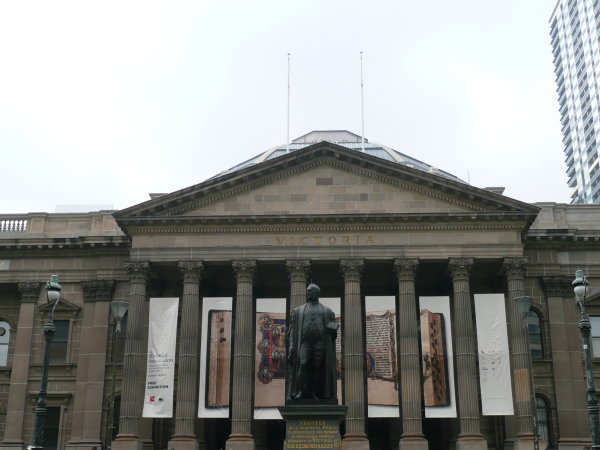
#> input picture set1/1.jpg, 600 x 450 px
$ python Project4.py
#> lines starting #> are read from the running program, lines starting #| are printed output that depends on the picture
import cv2
import numpy as np
import os
import matplotlib.pyplot as plt
from scipy.spatial import distance_matrix

# Load images
img1 = cv2.imread('./set1/1.jpg')
#> img1 is the input picture: shape (450, 600, 3); mean B, G, R 144.3, 147.2, 145.6
img2 = cv2.imread('./set1/2.jpg')
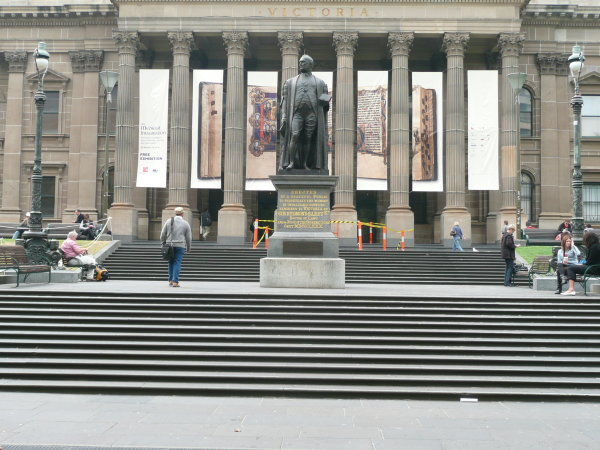
#> input picture set1/2.jpg, 600 x 450 px
#> img2 is the input picture: shape (450, 600, 3); mean B, G, R 135.2, 141.3, 141.1
img3 = cv2.imread('./set1/3.jpg')
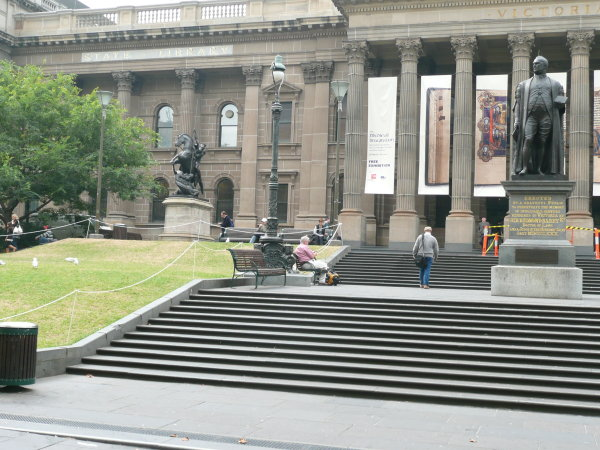
#> input picture set1/3.jpg, 600 x 450 px
#> img3 is the input picture: shape (450, 600, 3); mean B, G, R 134.5, 145.3, 142.3

##### Intro to homographies #####
height, width = img1.shape[:2]
#> height = 450; width = 600

# rotate 1.jpg clockwise 10 degrees

x = width // 2
#> x = 300
y = height // 2
#> y = 225
cos = np.cos(np.deg2rad(10))
sin = np.sin(np.deg2rad(10))

rotation_matrix = np.array([
    [cos, -sin, x * (1 - cos) + y * sin],
    [sin, cos, y * (1 - cos) - x * sin],
    [0, 0, 1]], dtype=np.float32)

img1_warped = cv2.warpPerspective(img1, rotation_matrix, (1000, 800))


# translate 2.jpg 100 pixels right
translate = np.array([
    [1, 0, 100],
    [0, 1, 0],
    [0, 0, 1]], dtype=np.float32)

img2_warped = cv2.warpPerspective(img2, translate, (1000, 800))

# shrink 3.jpg by half
shrinking_matrix = np.array([
    [0.5, 0, 0],
    [0, 0.5, 0],
    [0, 0, 1]], dtype=np.float32)
img3_warped = cv2.warpPerspective(img3, shrinking_matrix, (1000, 800))
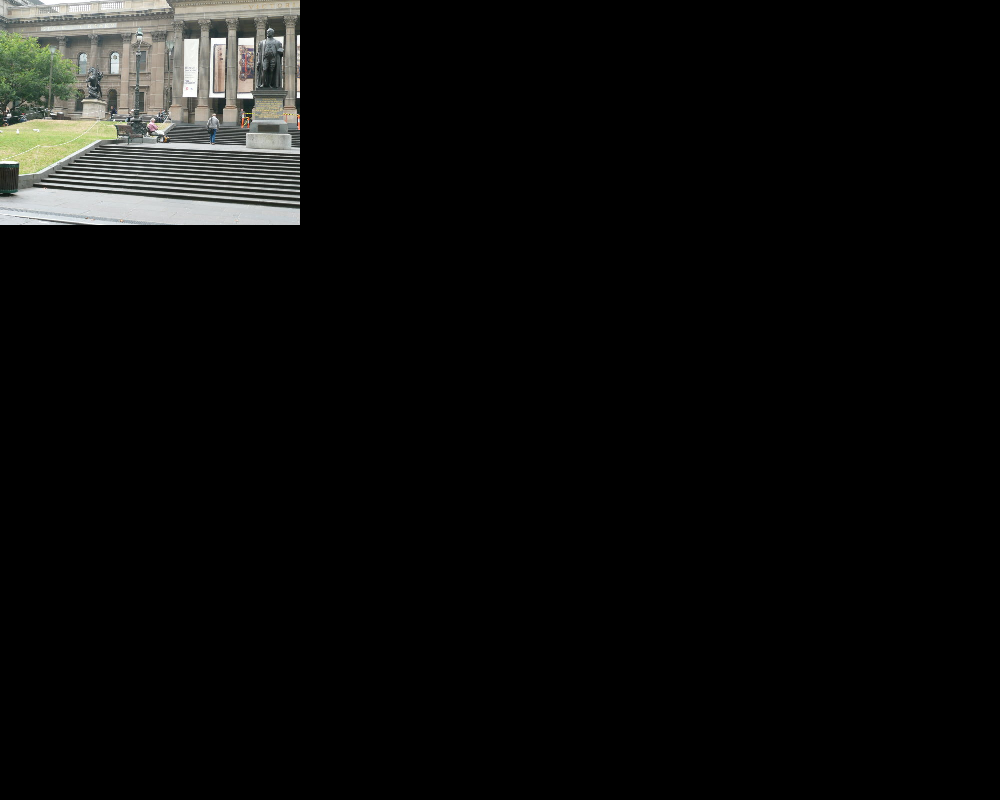
#> img3_warped: shape (800, 1000, 3); mean B, G, R 11.3, 12.3, 12

# plotting transformed images
plt.imshow(cv2.cvtColor(img1_warped, cv2.COLOR_BGR2RGB))
plt.title('Rotated 1.jpg')
plt.show()

plt.imshow(cv2.cvtColor(img2_warped, cv2.COLOR_BGR2RGB))
plt.title('Translated 2.jpg')
plt.show()

plt.imshow(cv2.cvtColor(img3_warped, cv2.COLOR_BGR2RGB))
plt.title('Shrunken 3.jpg')
plt.show()

##### Panoramic Stitching #####

# computing SIFT features
sift = cv2.SIFT_create()

kp1, des1 = sift.detectAndCompute(img1, None)
#> kp1 = 1105 keypoints; strongest (x, y, size): (16, 222, 2), (223, 413, 6.8), (274, 415, 7.5), (25, 222, 2.1)
kp2, des2 = sift.detectAndCompute(img2, None)
#> kp2 = 1496 keypoints; strongest (x, y, size): (216, 184, 6.4), (269, 186, 7), (418, 187, 7.3), (60, 262, 3)
kp3, des3 = sift.detectAndCompute(img3, None)
#> kp3 = 1563 keypoints; strongest (x, y, size): (18, 230, 5.5), (443, 190, 6.5), (499, 192, 7.5), (559, 78, 9.6)

imgKeyPoints1 = cv2.drawKeypoints(img1, kp1, None)
imgKeyPoints2 = cv2.drawKeypoints(img2, kp2, None)
imgKeyPoints3 = cv2.drawKeypoints(img3, kp3, None)

cv2.imshow('1.jpg', imgKeyPoints1)
cv2.imshow('2.jpg', imgKeyPoints2)
cv2.imshow('3.jpg', imgKeyPoints3)
cv2.waitKey(0)

# matching SIFT features

def top_100_matches(des1, des2):
    dist_mat = distance_matrix(des1, des2)
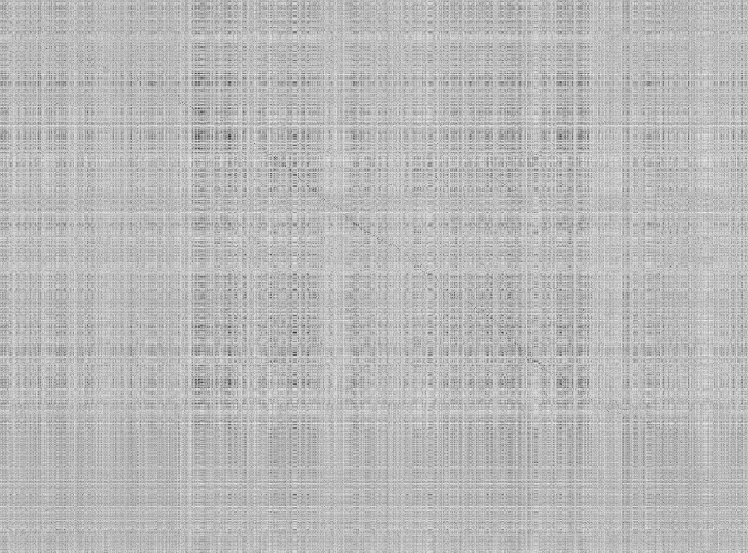
#> dist_mat: shape (1105, 1496) float64 (shown at 1/2 size); min 38.24, max 711.6, mean 527.6; drawn with min black and max white
    top_100_indices = np.argsort(dist_mat, axis=None)[:100]
#> top_100_indices = 100 values, max 1528898 at index 67, min 83833 at index 96, mean 750117.3
    top_100 = np.unravel_index(top_100_indices, dist_mat.shape)
#> top_100 = 100 positions, rows 56 to 1021, columns 57 to 1482
    return [(top_100[0][i], top_100[1][i]) for i in range(100)]

best_matches_21 = top_100_matches(des1, des2)
#> best_matches_21 = 100 pairs, first value 56 to 1021, second value 57 to 1482
best_matches_23 = top_100_matches(des3, des2)
#> in top_100_matches (call 2), `dist_mat = distance_matrix(des1, des2)`:
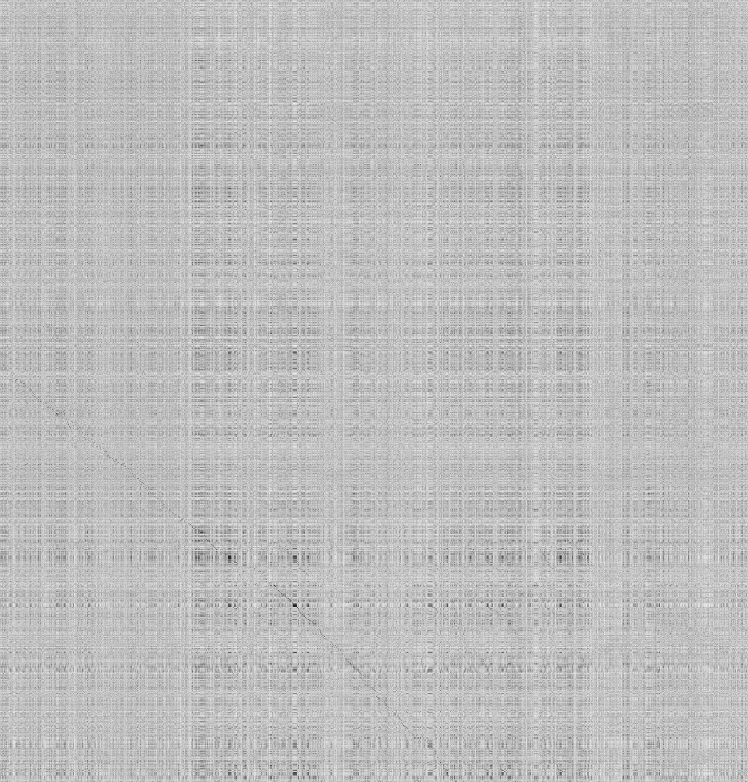
#> dist_mat: shape (1563, 1496) float64 (shown at 1/2 size); min 17.18, max 702.9, mean 528.5; drawn with min black and max white
#> in top_100_matches (call 2), `top_100_indices = np.argsort(dist_mat, axis=None)[:100]`: top_100_indices = 100 values, max 2324189 at index 52, min 1145983 at index 62, mean 1734790.6
#> in top_100_matches (call 2), `top_100 = np.unravel_index(top_100_indices, dist_mat.shape)`: top_100 = 100 positions, rows 766 to 1553, columns 47 to 901
#> best_matches_23 = 100 pairs, first value 766 to 1553, second value 47 to 901

# visualize matches
def cull_invalid(matches, kp1, kp2):
    valid_matches = []
    for i, j in matches:
        if i < len(kp1) and j < len(kp2):
            valid_matches.append((i, j))
#> this loop made 100 passes
#> (i, j) on passes 1 to 12: (367, 613), (624, 956), (617, 948), (748, 1112), (370, 614), (160, 275), (664, 1003), (378, 626), (595, 922), (386, 632), (700, 1044), (316, 550)
#> after the loop, valid_matches has the same summary as best_matches_21 outside cull_invalid
    return valid_matches

valid_matches_21 = cull_invalid(best_matches_21, kp1, kp2)
#> valid_matches_21 has the same summary as best_matches_21
valid_matches_23 = cull_invalid(best_matches_23, kp3, kp2)
#> the loop in cull_invalid (call 2), `for i, j in matches:` made 100 passes
#> (i, j) on passes 1 to 12: (1120, 463), (1124, 470), (1123, 468), (1481, 839), (1083, 418), (944, 261), (1209, 586), (1098, 432), (1241, 620), (1065, 405), (1423, 793), (996, 315)
#> valid_matches_23 has the same summary as best_matches_23

matches_21 = [cv2.DMatch(i, j, 0) for i, j in valid_matches_21]
#> matches_21 = 100 matches
matches_23 = [cv2.DMatch(i, j, 0) for i, j in valid_matches_23]
#> matches_23 = 100 matches

connect_21 = cv2.drawMatches(img1, kp1, img2, kp2, matches_21, None, flags=2)
connect_23 = cv2.drawMatches(img3, kp3, img2, kp2, matches_23, None, flags=2)

cv2.imshow('Feature Matches between 1.jpg and 2.jpg', connect_21)
cv2.imshow('Feature Matches between 2.jpg and 3.jpg', connect_23)
cv2.waitKey(0)

# estimating homographies

# RANSAC
from_21 = np.float32([kp1[i].pt for i, j in valid_matches_21])
#> from_21 = 100 pairs, first value 37.09 to 585.9, second value 191.7 to 404.5
to_21 = np.float32([kp2[j].pt for i, j in valid_matches_21])
#> to_21 = 100 pairs, first value 24.89 to 585.6, second value 5.95 to 178
H_21, mask_21 = cv2.findHomography(from_21, to_21, cv2.RANSAC, 2)
#> H_21 = [[1.12, 0.0847, -39.27], [0.0165, 1.15, -268.8], [1.2e-05, 0.000339, 1]]; mask_21 = 100 values, max 1 at index 0, min 0 at index 50, mean 0.91
from_23 = np.float32([kp3[i].pt for i, j in valid_matches_23])
#> from_23 = 100 pairs, first value 258.3 to 594.6, second value 11.37 to 297.9
to_23 = np.float32([kp2[j].pt for i, j in valid_matches_23])
#> to_23 = 100 pairs, first value 22.81 to 358, second value 7.84 to 287.4
H_23, mask_23 = cv2.findHomography(from_23, to_23, cv2.RANSAC, 2)
#> H_23 = [[1.26, 0.00189, -301.8], [0.0778, 1.18, -40.61], [0.000409, 2.38e-05, 1]]; mask_23 = 100 values, max 1 at index 0, min 0 at index 62, mean 0.99

# Visualize the inliers after RANSAC
inliers_21 = []
for m, mask_val in zip(matches_21, mask_21.ravel()):
    if mask_val == 1:
        inliers_21.append(m)
#> this loop made 100 passes
#> mask_val on passes 1 to 12: 1, 1, 1, 1, 1, 1, 1, 1, 1, 1, 1, 1
#> after the loop, inliers_21 = 91 matches
inliers_23 = []
for m, mask_val in zip(matches_23, mask_23.ravel()):
    if mask_val == 1:
        inliers_23.append(m)
#> this loop made 100 passes
#> after the loop, inliers_23 = 99 matches

ransac_21 = cv2.drawMatches(img1, kp1, img2, kp2, inliers_21, None, flags=2)
ransac_23 = cv2.drawMatches(img3, kp3, img2, kp2, inliers_23, None, flags=2)
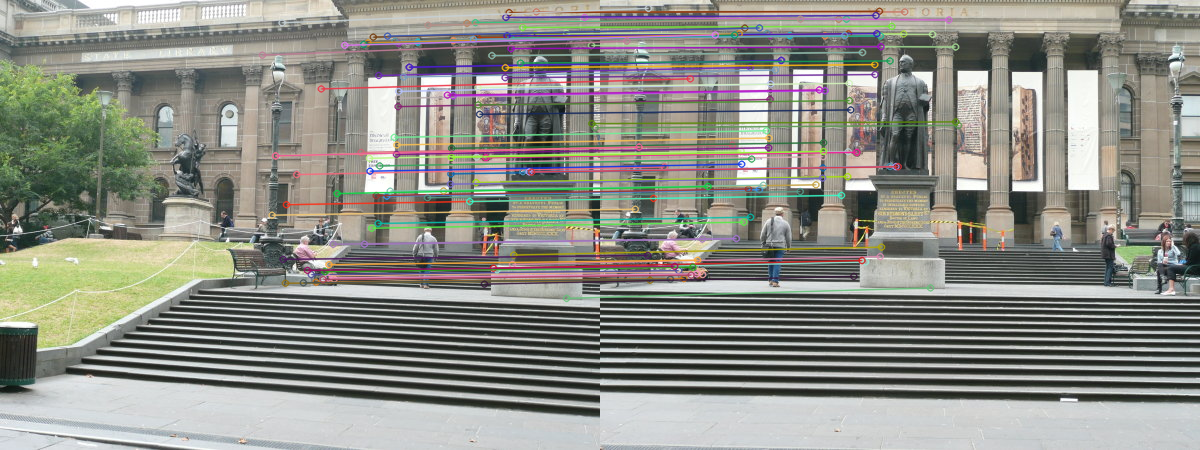
#> ransac_23: shape (450, 1200, 3); mean B, G, R 134.6, 142.5, 141.8

cv2.imshow('RANSAC Inliers between 1.jpg and 2.jpg', ransac_21)
cv2.imshow('RANSAC Inliers between 2.jpg and 3.jpg', ransac_23)
cv2.waitKey(0)

# 350 pixels to the right, 300 pixels down
translate = np.array([
    [1, 0, 350],
    [0, 1, 300],
    [0, 0, 1]], dtype=np.float32)

# compute homographies
translate_12 = np.dot(translate, H_21)
#> translate_12 = [[1.13, 0.203, 310.7], [0.0201, 1.25, 31.16], [1.2e-05, 0.000339, 1]]
translate_32 = np.dot(translate, H_23)
#> translate_32 = [[1.4, 0.0102, 48.21], [0.201, 1.19, 259.4], [0.000409, 2.38e-05, 1]]
translate_2 = translate

img1_warped = cv2.warpPerspective(img1, translate_12, (1000, 800))
img3_warped = cv2.warpPerspective(img3, translate_32, (1000, 800))
img2_warped = cv2.warpPerspective(img2, translate_2, (1000, 800))

# fuse all images
fused = np.maximum(img1_warped, np.maximum(img2_warped, img3_warped))
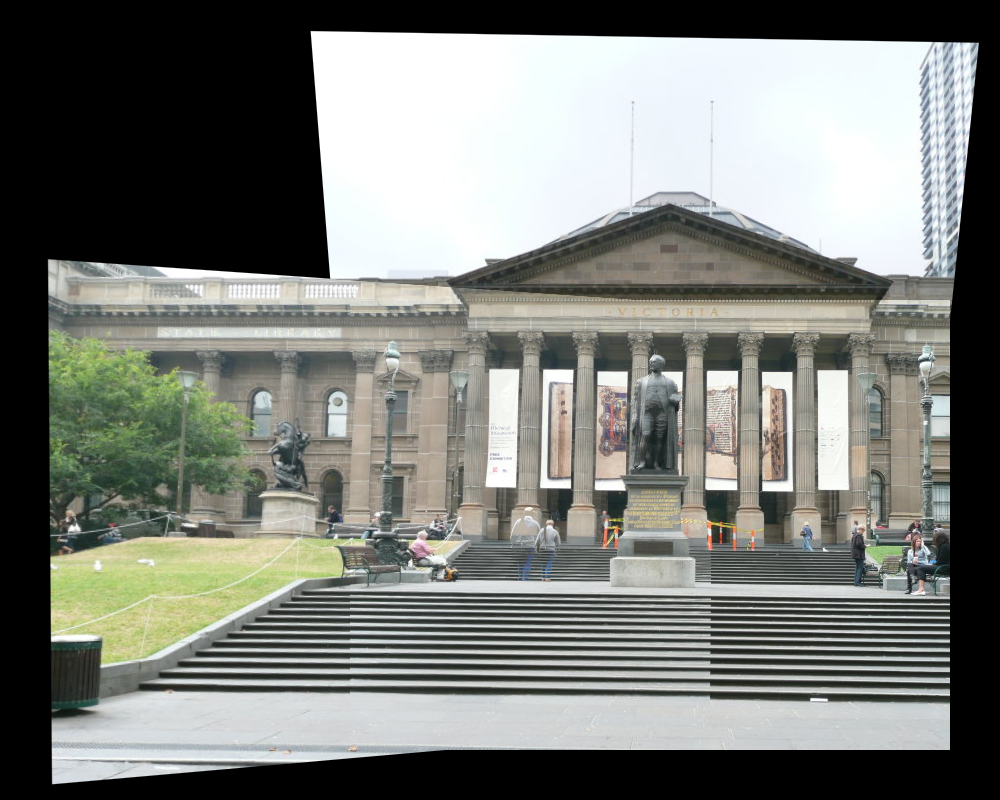
#> fused: shape (800, 1000, 3); mean B, G, R 119.6, 124.9, 122.5

cv2.imshow('Panoramic Image', fused)
cv2.waitKey(0)
